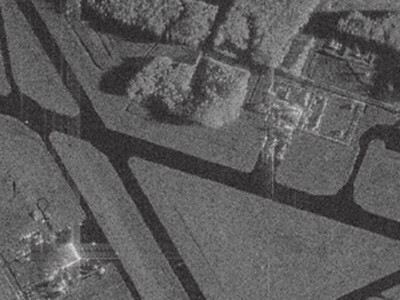
#> input picture ip4/sar_1_1.jpg, 400 x 300 px
$ jupyter execute --allow-errors ip4.ipynb
#> lines starting #> are read from the running program, lines starting #| are printed output that depends on the picture; after the words box and inside, x2 and y2 are one past the last pixel; in counts of white or black regions, pixels touching at a corner belong together
[cell 1]
# ДЗ
# 1. Подберите параметры алгоритма разрастания регионов так, чтобы был выделен весь участок газона.
# 2. Реализуйте вычисление критерия однородности, отличного от представленного. Сравните результаты.
# 3. Применить алгоритм сегментации watershed+distance transform для задачи подсчета пальмовых деревьев.

[cell 2]
import numpy as np
import cv2
import matplotlib.pyplot as plt
import math

image = cv2.imread('sar_1_1.jpg')
#> image is the input picture: shape (300, 400, 3); mean B, G, R 91.8, 91.6, 92.1
image_gray = cv2.cvtColor(image, cv2.COLOR_BGR2GRAY)

def homo_average(img, mask, point, T):
    masked_region = img[mask > 0]
    if len(masked_region) == 0:
        return False
    av_val = masked_region.mean()

    if abs(av_val - img[point]) <= T:
        return True

    return False

def region_growing(image, seed_point, homo_fun, r, T):
#> called with seed_point = (250, 250), r = 4, T = 25
    mask = np.zeros(image.shape, np.uint8)
    mask[seed_point] = 1
    count = 1
    while count > 0:
        count = 0
        local_mask = np.zeros(image.shape, np.uint8)
        for i in range(r, image.shape[0] - r):
            for j in range(r, image.shape[1] - r):
                if mask[i,j] == 0 and mask[i-r:i+r, j-r:j+r].sum() > 0:
                    if homo_fun(image, mask, (i,j), T):
                        local_mask[i,j] = 1
        count = np.count_nonzero(local_mask)
        mask += local_mask
#> local_mask: shape (300, 400); every value is 0
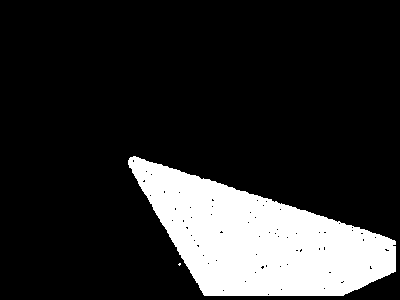
#> mask: shape (300, 400); values 0 (black) and 1 (white), 17.3% white; 2 white regions (1 under 20 px), largest, box (x1, y1, x2, y2) and area: (128, 156, 396, 296) 20765

    return mask * 255

seed_point = (250, 250)
mask = region_growing(image_gray, seed_point, homo_average, 4, 25)

def apply_kmeans(image, K):
#> called with K = 2
    z = image.reshape((-1, 1))
    z = np.float32(z)
    criteria = (cv2.TERM_CRITERIA_EPS + cv2.TERM_CRITERIA_MAX_ITER, 10, 1.0)
    ret, label, center = cv2.kmeans(z, K, None, criteria, 10, cv2.KMEANS_RANDOM_CENTERS)
#> ret = 21643525.8; center = [60.62, 105]
    center = np.uint8(center)
#> center = [60, 104]
    res = center[label.flatten()]
    res2 = res.reshape((image.shape))
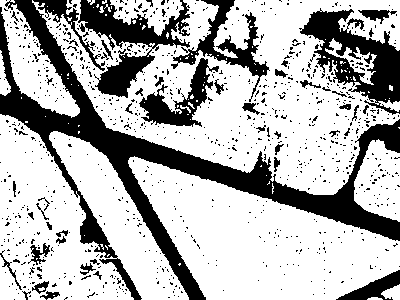
#> res2: shape (300, 400); values 60 (black) and 104 (white), 70.3% white; 919 black regions (872 under 20 px), largest, box (x1, y1, x2, y2) and area: (0, 0, 400, 300) 17020, (299, 8, 400, 115) 4418, (78, 0, 190, 98) 3929
    return res2

k2_result = apply_kmeans(image_gray, 2)
k3_result = apply_kmeans(image_gray, 3)
#> call 2 of apply_kmeans, with K = 3
#> in apply_kmeans (call 2), `ret, label, center = cv2.kmeans(z, K, None, criteria, 10, cv2.KMEANS_R..`: ret = 11831280.2; center = [91.35, 114, 56.36]
#> in apply_kmeans (call 2), `center = np.uint8(center)`: center = [91, 113, 56]
#> in apply_kmeans (call 2), `res2 = res.reshape((image.shape))`:
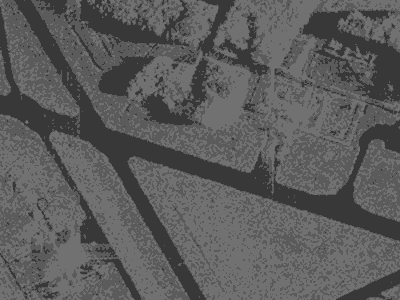
#> res2: shape (300, 400); min 56, max 113, mean 91.2
k4_result = apply_kmeans(image_gray, 4)

fig, axes = plt.subplots(2, 3, figsize=(15, 10))

axes[0, 0].imshow(image_gray, cmap='gray')
axes[0, 0].set_title('Исходное изображение')
axes[0, 0].axis('off')

axes[0, 1].imshow(mask, cmap='gray')
axes[0, 1].set_title('Региональный рост (газон)')
axes[0, 1].axis('off')

axes[0, 2].imshow(k2_result, cmap='gray')
axes[0, 2].set_title('K-means (K=2)')
axes[0, 2].axis('off')

axes[1, 0].imshow(k3_result, cmap='gray')
axes[1, 0].set_title('K-means (K=3)')
axes[1, 0].axis('off')

axes[1, 1].imshow(k4_result, cmap='gray')
axes[1, 1].set_title('K-means (K=4)')
axes[1, 1].axis('off')

axes[1, 2].axis('off')

plt.tight_layout()
plt.show()
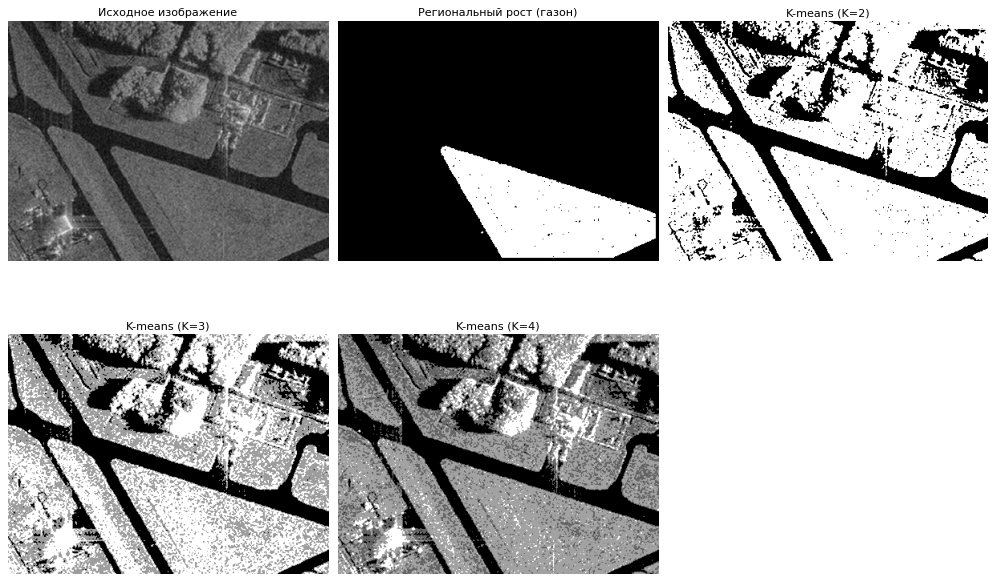
#> figure drawn by matplotlib, 5 panels

image = cv2.imread("palm_1.JPG")
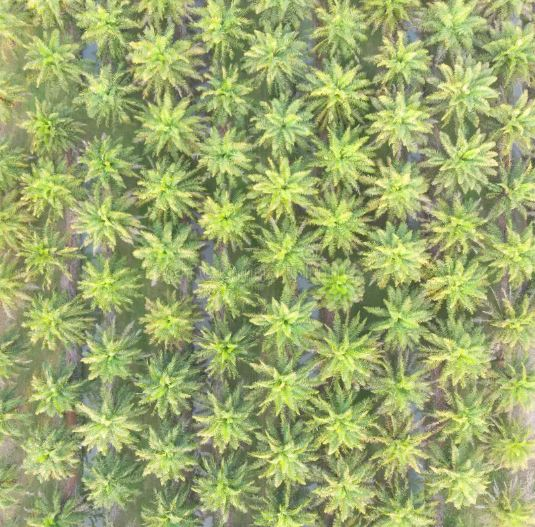
#> input picture ip4/palm_1.JPG, 535 x 527 px
#> image is the input picture: shape (527, 535, 3); mean B, G, R 109.6, 169.5, 156.4
image_gray = cv2.cvtColor(image, cv2.COLOR_BGR2GRAY)
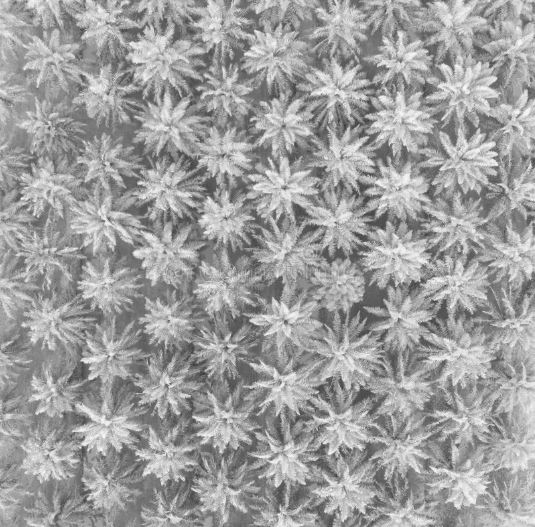
#> image_gray: shape (527, 535); min 52, max 250, mean 158.7

plt.figure(figsize=(15, 10))

blurred = cv2.GaussianBlur(image_gray, (13, 13), 0)
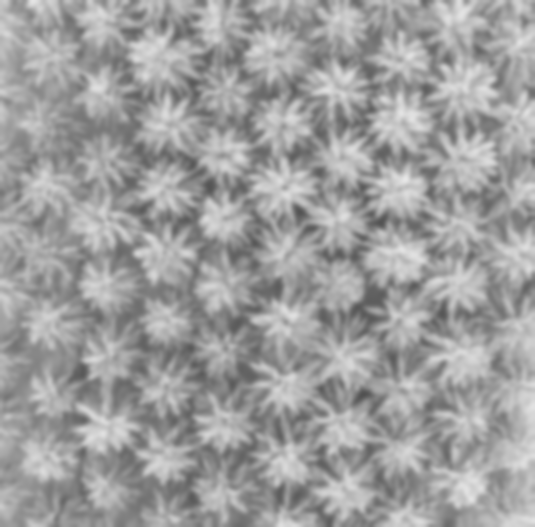
#> blurred: shape (527, 535); min 81, max 231, mean 158.7
ret, thresh = cv2.threshold(blurred, 0, 255, cv2.THRESH_BINARY_INV + cv2.THRESH_OTSU)
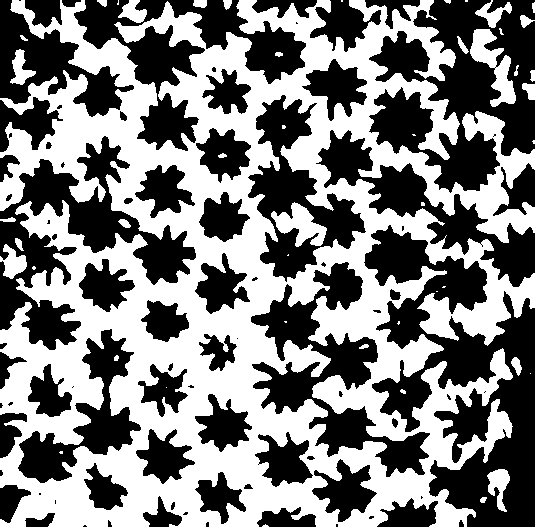
#> thresh: shape (527, 535); 49.8% white; 47 white regions (19 under 20 px), largest, box (x1, y1, x2, y2) and area: (0, 0, 535, 527) 134080, (470, 29, 516, 107) 1493, (271, 202, 327, 247) 1215
#> ret = 158

plt.subplot(2, 3, 1)
plt.imshow(image_gray, cmap='gray')
plt.title('Исходное изображение')

plt.subplot(2, 3, 2)
plt.imshow(blurred, cmap='gray')
plt.title('После размытия Гаусса')

plt.subplot(2, 3, 3)
plt.imshow(thresh, cmap='gray')
plt.title('Бинаризация')

dist_transform = cv2.distanceTransform(thresh, cv2.DIST_L2, 5)
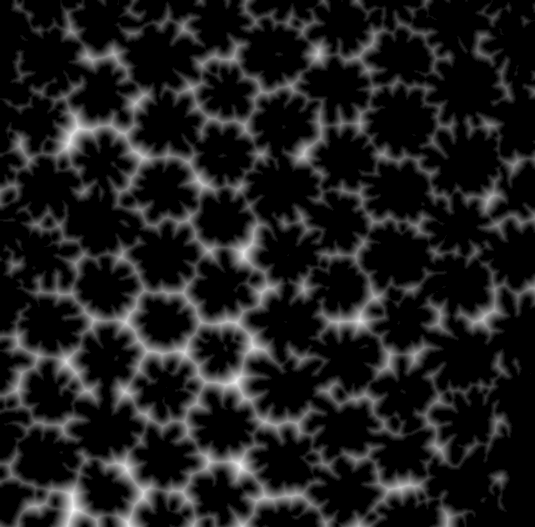
#> dist_transform: shape (527, 535) float32; min 0, max 19.18, mean 2.33; drawn with min black and max white

#> (the rest of this cell did not finish here and is left out)
